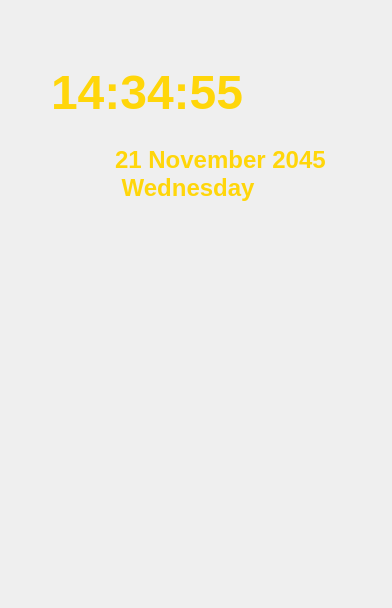
<?xml version="1.0" encoding="UTF-8"?>
<ui version="4.0">
 <class>MainWindow</class>
 <widget class="QMainWindow" name="MainWindow">
  <property name="geometry">
   <rect>
    <x>0</x>
    <y>0</y>
    <width>392</width>
    <height>608</height>
   </rect>
  </property>
  <property name="minimumSize">
   <size>
    <width>0</width>
    <height>0</height>
   </size>
  </property>
  <property name="maximumSize">
   <size>
    <width>392</width>
    <height>608</height>
   </size>
  </property>
  <property name="windowTitle">
   <string>MainWindow</string>
  </property>
  <widget class="QWidget" name="centralwidget">
   <property name="maximumSize">
    <size>
     <width>398</width>
     <height>608</height>
    </size>
   </property>
   <property name="styleSheet">
    <string notr="true">QWidget#centralwidget{
	background-color: rgba(7.8, 12.9, 23.9, 0);
	/*background-color: #3a86ff;*/
background-image: url(&quot;:/images/background_round.png&quot;);
}
QWidget#timeWidget{
	background-color: rgba(7.8, 12.9, 23.9, 0);
	background-image: url(&quot;:/images/frame4.png&quot;);
}
QWidget#shortcutWidget{
background-color: rgba(7.8, 12.9, 23.9, 0);
}
QWidget#todoWidget{
background-color: rgba(7.8, 12.9, 23.9, 0);
background-image: url(&quot;:/images/todoBackground2.png&quot;);
}
QLabel{
color: #ffd60a;
font: bold;
font-size: 36px;
font-family: &quot;Aller&quot;}

QPushButton{
width: 70;
height: 70;
max-width: 70;
/*max-height:85;
border-radius: 8px;
border-style: solid;
border-width: 2px;
border-color: white;*/
/*background-image: url(&quot;:/images/btn2.png&quot;);*/
border: 1px solid #00fcfc;
border-radius: 4px;
}
QPushButton:hover{
background-color: rgba(0, 98.8, 98.8, 0.4);
}
QLabel#timeLabel{
	font-size: 48px;
}
QLabel#dateLabel{
	font-size: 24px;
}
QListView{
	background-color: rgba(255, 255, 255, 0);
	color: white;
	font: bold;
	font-family: &quot;Aller&quot;;
	border: 2px solid rgba(255, 255, 255, 0);
outline: none;
}
QListView:focus{
	border-color: rgba(255, 255, 255, 0);
}
QListView::Item:selected{
	background-color:  #00fcfc;
	color: #003566;
}
QMenu{
background-color: rgba(7.8, 12.9, 23.9, 0);
background-image: url(&quot;:/images/background.png&quot;);
color: #00fcfc;
}
QMenu::item{
padding: 6px;
border: 1px solid transparent;
}
QMenu::item:selected{
background-color: rgba(7.8, 12.9, 23.9, 0);
background-image: url(&quot;:/images/background.png&quot;);
color: #00fcfc;
}
QScrollBar:vertical{
border: 1px solid #00fcfc;
background: #00fcfc;
width: 15px;
}
QScrollBar:handle::vertical{
background: #00fcfc;
min-height: 20px;
}
QScrollBar::add-line:vertical {
    border: 2px solid grey;
    background: #00fcfc;
    height: 20px;
    subcontrol-position: right;
    subcontrol-origin: margin;
}

QScrollBar::sub-line:vertical {
    border: 2px solid #00fcfc;
    background: #00fcfc;
    height: 10px;
	width: 10px
    subcontrol-position: top;
    subcontrol-origin: margin;
}

QToolTip{
	opacity: 90;
	border-radius: 3px;
background-image: url(&quot;:/images/background.png&quot;);
}</string>
   </property>
   <layout class="QVBoxLayout" name="verticalLayout_2">
    <property name="leftMargin">
     <number>0</number>
    </property>
    <property name="topMargin">
     <number>0</number>
    </property>
    <property name="rightMargin">
     <number>0</number>
    </property>
    <property name="bottomMargin">
     <number>0</number>
    </property>
    <item>
     <layout class="QVBoxLayout" name="verticalLayout">
      <property name="leftMargin">
       <number>6</number>
      </property>
      <property name="topMargin">
       <number>6</number>
      </property>
      <property name="rightMargin">
       <number>6</number>
      </property>
      <property name="bottomMargin">
       <number>6</number>
      </property>
      <item>
       <widget class="QWidget" name="timeWidget" native="true">
        <property name="minimumSize">
         <size>
          <width>380</width>
          <height>248</height>
         </size>
        </property>
        <property name="maximumSize">
         <size>
          <width>16777215</width>
          <height>248</height>
         </size>
        </property>
        <layout class="QVBoxLayout" name="verticalLayout_3">
         <property name="leftMargin">
          <number>0</number>
         </property>
         <property name="topMargin">
          <number>0</number>
         </property>
         <property name="rightMargin">
          <number>0</number>
         </property>
         <property name="bottomMargin">
          <number>0</number>
         </property>
         <item>
          <layout class="QVBoxLayout" name="verticalLayout_4">
           <property name="leftMargin">
            <number>45</number>
           </property>
           <property name="topMargin">
            <number>45</number>
           </property>
           <property name="rightMargin">
            <number>60</number>
           </property>
           <property name="bottomMargin">
            <number>45</number>
           </property>
           <item>
            <widget class="QLabel" name="timeLabel">
             <property name="styleSheet">
              <string notr="true"/>
             </property>
             <property name="text">
              <string>14:34:55</string>
             </property>
            </widget>
           </item>
           <item alignment="Qt::AlignRight">
            <widget class="QLabel" name="dateLabel">
             <property name="styleSheet">
              <string notr="true"/>
             </property>
             <property name="text">
              <string>21 November 2045
 Wednesday</string>
             </property>
            </widget>
           </item>
          </layout>
         </item>
        </layout>
       </widget>
      </item>
      <item>
       <widget class="QWidget" name="shortcutWidget" native="true">
        <property name="minimumSize">
         <size>
          <width>300</width>
          <height>150</height>
         </size>
        </property>
        <property name="maximumSize">
         <size>
          <width>16777215</width>
          <height>150</height>
         </size>
        </property>
        <layout class="QVBoxLayout" name="verticalLayout_5">
         <property name="leftMargin">
          <number>3</number>
         </property>
         <property name="topMargin">
          <number>3</number>
         </property>
         <property name="rightMargin">
          <number>3</number>
         </property>
         <property name="bottomMargin">
          <number>3</number>
         </property>
         <item>
          <layout class="QGridLayout" name="shortcutLayout" columnminimumwidth="1">
           <property name="leftMargin">
            <number>0</number>
           </property>
           <property name="topMargin">
            <number>0</number>
           </property>
           <property name="rightMargin">
            <number>0</number>
           </property>
           <property name="bottomMargin">
            <number>0</number>
           </property>
           <property name="horizontalSpacing">
            <number>4</number>
           </property>
           <property name="verticalSpacing">
            <number>6</number>
           </property>
          </layout>
         </item>
        </layout>
       </widget>
      </item>
      <item>
       <widget class="QWidget" name="todoWidget" native="true">
        <property name="minimumSize">
         <size>
          <width>380</width>
          <height>180</height>
         </size>
        </property>
        <property name="maximumSize">
         <size>
          <width>380</width>
          <height>180</height>
         </size>
        </property>
        <layout class="QVBoxLayout" name="verticalLayout_6">
         <item>
          <layout class="QVBoxLayout" name="todoLayout">
           <property name="leftMargin">
            <number>9</number>
           </property>
           <property name="topMargin">
            <number>9</number>
           </property>
           <property name="rightMargin">
            <number>9</number>
           </property>
           <property name="bottomMargin">
            <number>9</number>
           </property>
          </layout>
         </item>
        </layout>
       </widget>
      </item>
     </layout>
    </item>
   </layout>
  </widget>
 </widget>
 <resources/>
 <connections/>
</ui>
